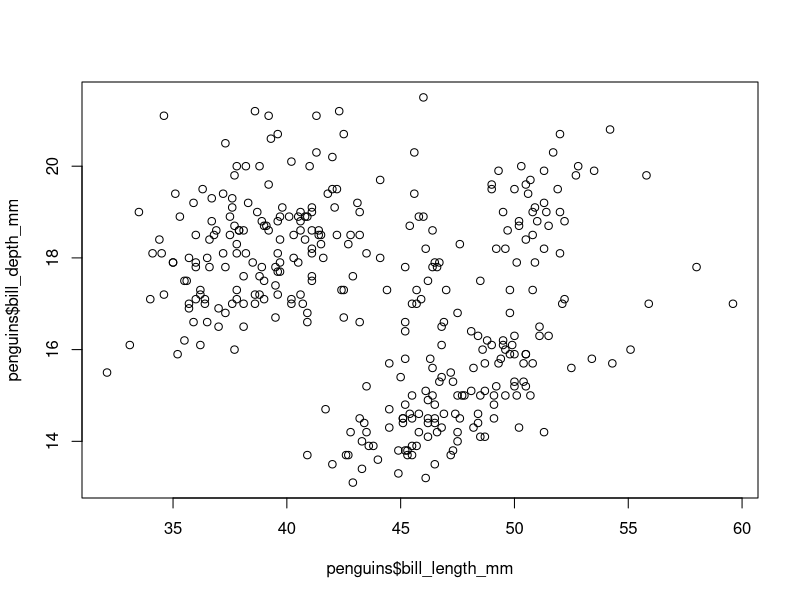
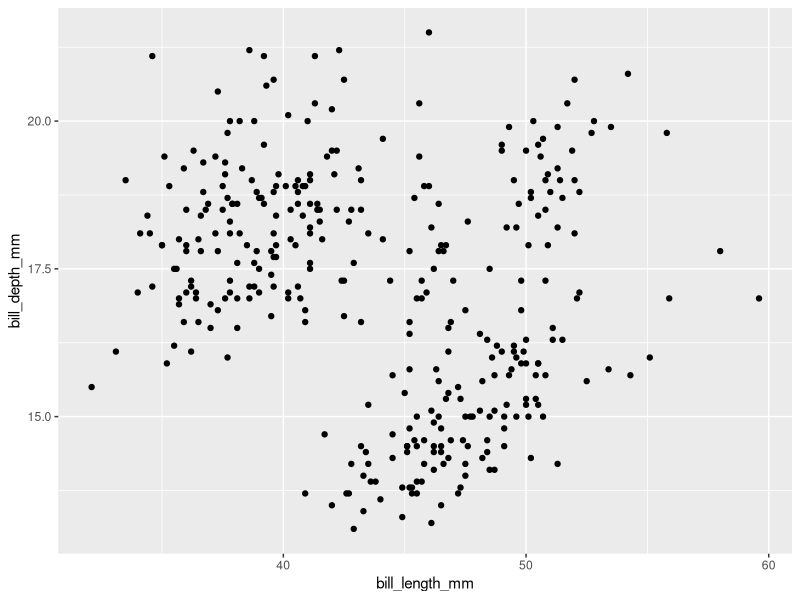
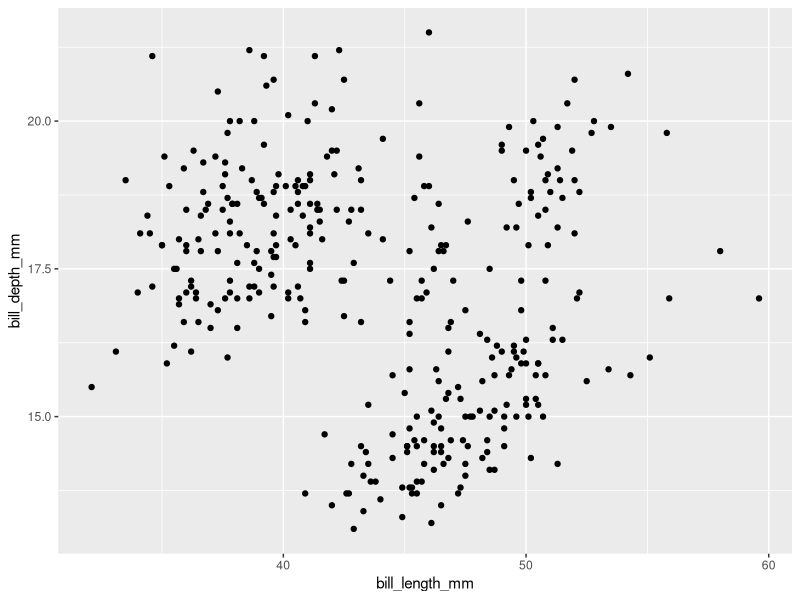
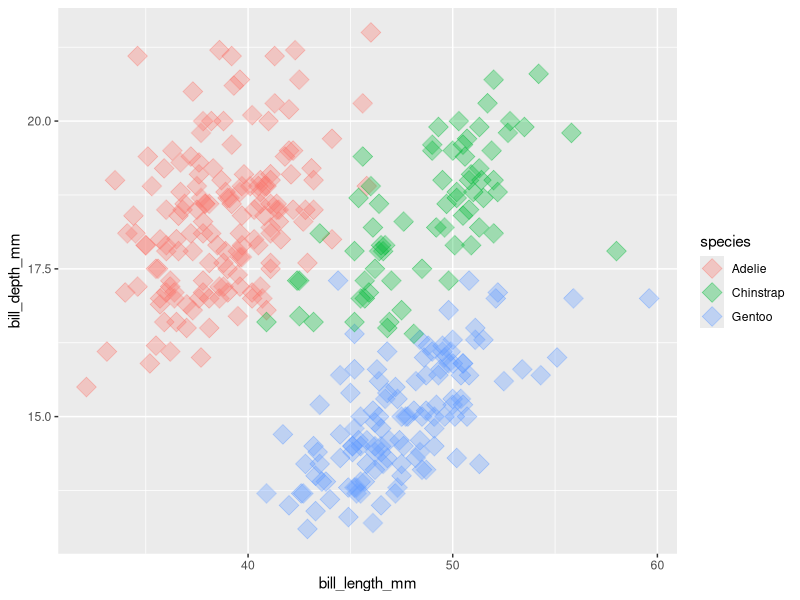
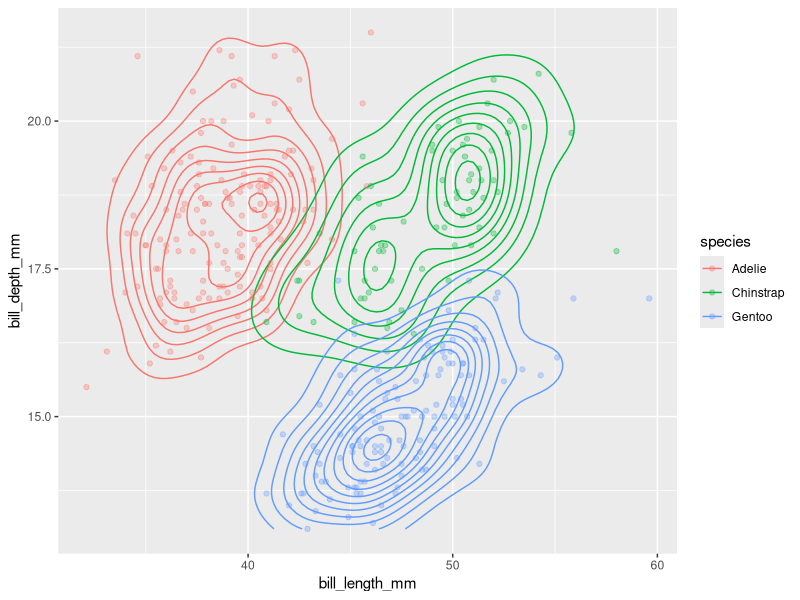
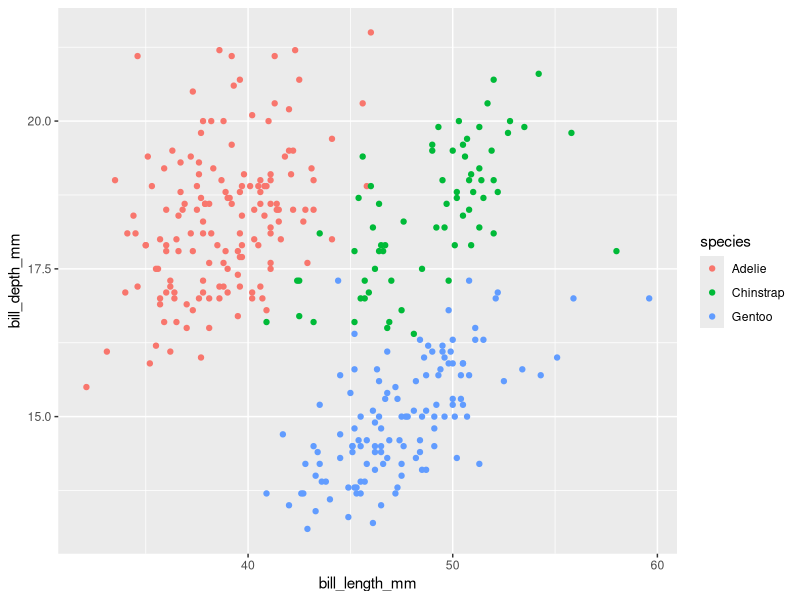
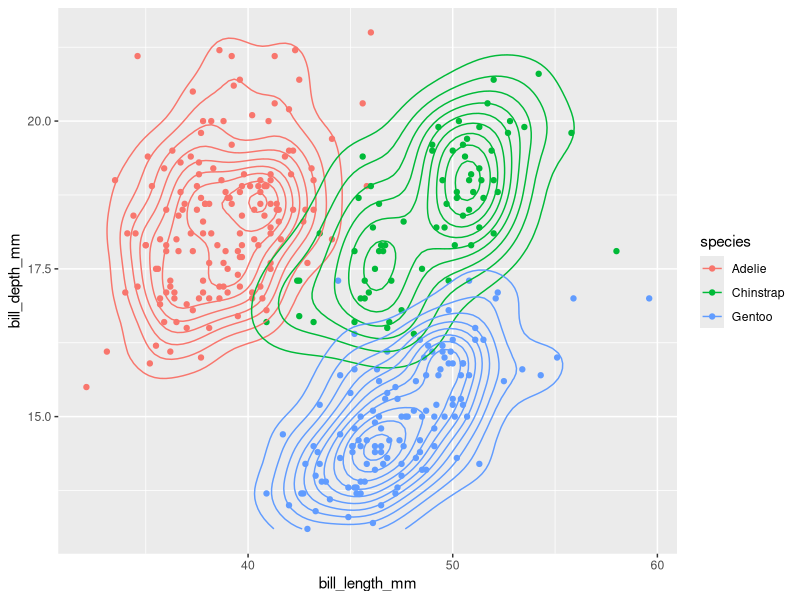
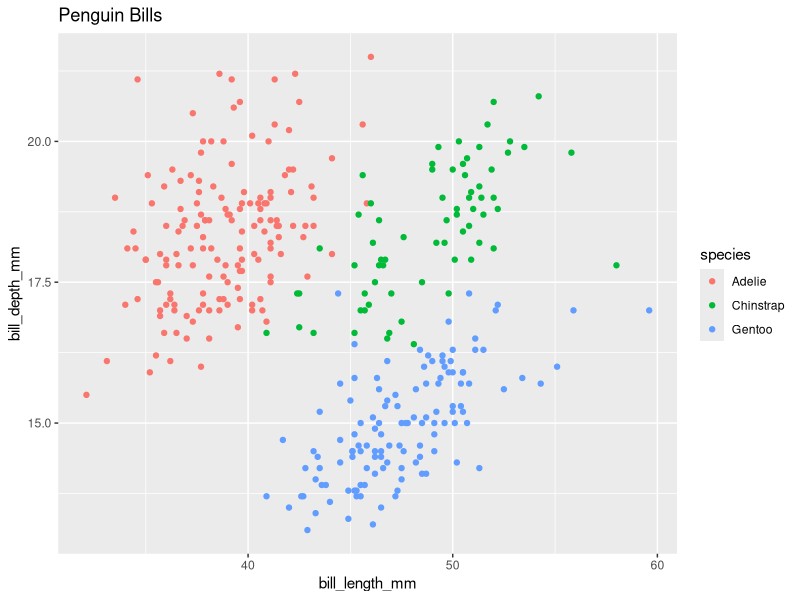

Recreate these plots in R, in order.
## ---- chunk 1
# Load necessary packages
library(dplyr)
library(ggplot2)
library(tidyr) # A package that convert table formats

# read in the penguin data and save it to a variable called penguins
penguins <- read.csv(file = "penguins.csv",
                     header = TRUE,
                     row.names = 1)
## ---- chunk 2
plot(penguins$bill_length_mm, penguins$bill_depth_mm)
## ---- chunk 3
# Try making a plot of penguin flipper length vs body mass

# comparing these two plots, what conclusions would you make? how could these plots be improved?

## ---- chunk 4
# uncomment the line below and install ggplot2 only if you haven't already
#install.packages('ggplot2')

# load the ggplot2 library into the current R session
library(ggplot2)
## ---- chunk 5
ggplot(data = penguins, mapping = aes(x = bill_length_mm, y = bill_depth_mm)) +
  geom_point()
## ---- chunk 6
ggplot() +
  geom_point(data = penguins, mapping = aes(x = bill_length_mm, y = bill_depth_mm))
## ---- chunk 7
ggplot(data = penguins, mapping = aes(x = bill_length_mm, y = bill_depth_mm, color = species, fill = species)) +
  geom_point(alpha = 0.33, shape = 23, size = 5)
## ---- chunk 8
# Based on the code above, make a plot where body mass is on the x axis,
# flipper length is on the y axis, 
#the fill of the points depends on the island, 
# and the shape of the point depends on the species

## ---- chunk 9
# note, the first two lines are just our plot from above
ggplot(data = penguins, mapping = aes(x = bill_length_mm, y = bill_depth_mm, color = species)) +
  geom_density2d() +
  geom_point(alpha = 0.33)
## ---- chunk 10
penguin_pairs_1 <- penguins[c(1,2,5,6,155:158,277:280),
                            c('species', 'sex', 'bill_length_mm')]
penguin_pairs_1$breeding_pair <- rep(1:6, each = 2)

penguin_pairs_2 <-
  pivot_wider(penguin_pairs_1, names_from = 'sex',
              values_from = 'bill_length_mm', names_prefix = 'bill_length_mm_')

print(penguin_pairs_1)
print(penguin_pairs_2)
## ---- chunk 11

## ---- chunk 12
basic_penguin_plot <-
  ggplot(data = penguins, aes(x = bill_length_mm, y = bill_depth_mm, color = species)) +
  geom_point()
print(basic_penguin_plot)
# let's add another geom to this plot
penguin_plot_with_contours <-
  basic_penguin_plot + geom_density2d()
print(penguin_plot_with_contours)
## ---- chunk 13
basic_penguin_plot +
  ggtitle('Penguin Bills')
## ---- chunk 14
basic_penguin_plot +
  ggtitle('Penguin Bills') +
  scale_x_continuous(name = 'Bill Length',
                     limits = c(0,60)) +
  scale_y_log10(name = 'Bill Depth',
                breaks = c(15, 18, 21))
## ---- chunk 15
basic_penguin_plot +
  scale_color_manual(values=c("violet", "blue", "gray"),
                     name="Penguin Species",
                     labels=c("Adelie", "Chinstrap", "Gentoo"))
## ---- chunk 16
basic_penguin_plot +
  scale_color_manual(values=c("violet", "blue", "gray"),
                     name="Penguin Species",
                     labels=c("Adelie", "Chinstrap", "Gentoo")) +
  theme(legend.position = 'bottom')
## ---- chunk 17
basic_penguin_plot +
  scale_color_manual(values=c("violet", "blue", "gray"),
                     name="Penguin Species",
                     labels=c("Adelie", "Chinstrap", "Gentoo")) +
  theme(legend.position = 'bottom') +
  theme_bw()
## ---- chunk 18
# Removed alpha for simplicity
# Made contour plot line color black (default is blue)
ggplot(data = penguins) +
  geom_density2d(mapping = aes(x = bill_length_mm, y = bill_depth_mm), color = 'black') +
  geom_point(mapping = aes(x = bill_length_mm, y = bill_depth_mm, color = species))
## ---- chunk 19
# Density plot to see the distribution of bill lengths in our data
ggplot(data = penguins) +
  geom_density(mapping = aes(x = bill_length_mm))
## ---- chunk 20
# Make a density plot that shows both the distribution of bill_length_mm in all
# the data together in one color, and the distribution for each species'
# bill_lengh_mm each in its own color

# Bonus: Change the linetype of the species' density plots so that each species
# has the same dashed line, but the line representing results across all the
# data is solid
## ---- chunk 21
penguins_nonchinstrap <- subset(penguins, species != 'Chinstrap')
penguin_chinstrap_mass <- subset(penguins, species == 'Chinstrap')[, c('body_mass_g', 'species')]
print(penguins_nonchinstrap)
print(penguin_chinstrap_mass)
## ---- chunk 22
ggplot() +
  geom_boxplot(data = penguins_nonchinstrap, aes(x = species, y = body_mass_g, color = species)) +
  geom_boxplot(data = penguin_chinstrap_mass, aes(x = species, y = body_mass_g, color = species))
## ---- chunk 23
basic_penguin_plot +
  facet_wrap( ~ species)
## ---- chunk 24
#install.packages('gifski')
#install.packages('gganimate')
library(gganimate)
# animated_pegnuin_plot <-
#   basic_penguin_plot + transition_states(species)
# save plot with 3 frames, play at 1 frame per second
# anim_save("animated_penguin_plot.gif", animated_penguin_plot, nframes = 4, fps = 1)
# render plot using ![](plot_path) outside of code chunk
